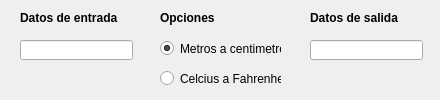
<?xml version="1.0" encoding="UTF-8"?>
<ui version="4.0">
 <class>MainWindow</class>
 <widget class="QMainWindow" name="MainWindow">
  <property name="geometry">
   <rect>
    <x>0</x>
    <y>0</y>
    <width>440</width>
    <height>100</height>
   </rect>
  </property>
  <property name="windowTitle">
   <string>MainWindow</string>
  </property>
  <widget class="QWidget" name="centralwidget">
   <widget class="QLabel" name="label">
    <property name="geometry">
     <rect>
      <x>20</x>
      <y>10</y>
      <width>111</width>
      <height>16</height>
     </rect>
    </property>
    <property name="font">
     <font>
      <weight>75</weight>
      <bold>true</bold>
     </font>
    </property>
    <property name="text">
     <string>Datos de entrada</string>
    </property>
   </widget>
   <widget class="QLineEdit" name="txtIn">
    <property name="geometry">
     <rect>
      <x>20</x>
      <y>40</y>
      <width>113</width>
      <height>20</height>
     </rect>
    </property>
   </widget>
   <widget class="QRadioButton" name="rdbMeters">
    <property name="geometry">
     <rect>
      <x>160</x>
      <y>40</y>
      <width>121</width>
      <height>17</height>
     </rect>
    </property>
    <property name="text">
     <string>Metros a centimetros</string>
    </property>
    <property name="checked">
     <bool>true</bool>
    </property>
   </widget>
   <widget class="QRadioButton" name="rdbGrades">
    <property name="geometry">
     <rect>
      <x>160</x>
      <y>70</y>
      <width>121</width>
      <height>17</height>
     </rect>
    </property>
    <property name="text">
     <string>Celcius a Fahrenheit</string>
    </property>
   </widget>
   <widget class="QLineEdit" name="txtOut">
    <property name="geometry">
     <rect>
      <x>310</x>
      <y>40</y>
      <width>113</width>
      <height>20</height>
     </rect>
    </property>
   </widget>
   <widget class="QLabel" name="label_2">
    <property name="geometry">
     <rect>
      <x>160</x>
      <y>10</y>
      <width>121</width>
      <height>16</height>
     </rect>
    </property>
    <property name="font">
     <font>
      <weight>75</weight>
      <bold>true</bold>
     </font>
    </property>
    <property name="text">
     <string>Opciones</string>
    </property>
   </widget>
   <widget class="QLabel" name="label_3">
    <property name="geometry">
     <rect>
      <x>310</x>
      <y>10</y>
      <width>111</width>
      <height>16</height>
     </rect>
    </property>
    <property name="font">
     <font>
      <weight>75</weight>
      <bold>true</bold>
     </font>
    </property>
    <property name="text">
     <string>Datos de salida</string>
    </property>
   </widget>
  </widget>
 </widget>
 <resources/>
 <connections/>
</ui>
